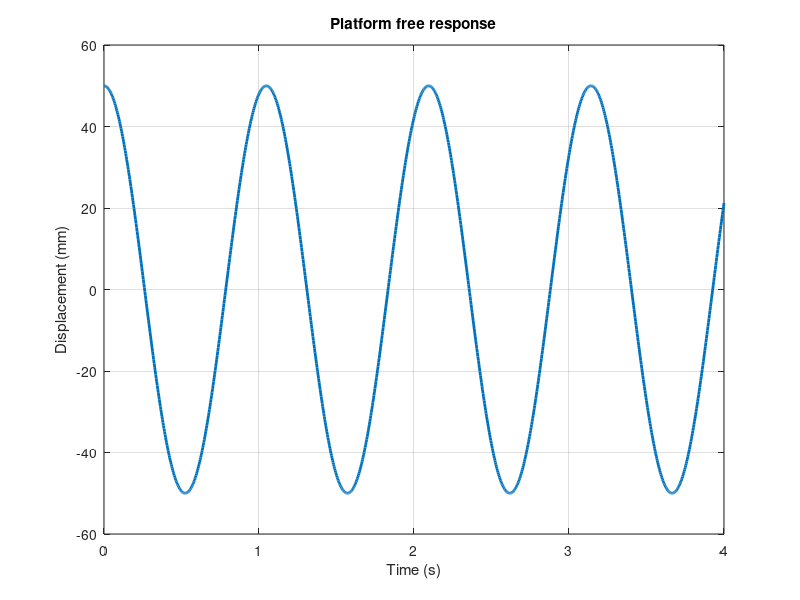

This chart was generated by the following MATLAB code:
% MECH321 — Dynamics of Engineering Systems | TYUT 2026
% Paired with the corresponding Python L01 file. Control System Toolbox is required.
% Each script writes its lecture figure to Code/Figures/MATLAB.
clear; close all; clc;
fig = figure('Color','w','Position',[100 100 900 440]);
m=250; k=9000; wn=sqrt(k/m); t=linspace(0,4,1200); x=50*cos(wn*t); plot(t,x,'LineWidth',2); ylabel('Displacement (mm)'); xlabel('Time (s)'); title('Platform free response'); assert(abs(wn-6)<1e-10);
grid on;
out = fullfile(fileparts(fileparts(mfilename('fullpath'))),'Figures','MATLAB');
if ~exist(out,'dir'), mkdir(out); end
exportgraphics(fig,fullfile(out,'L01.png'),'Resolution',200);
disp('L01 complete');
